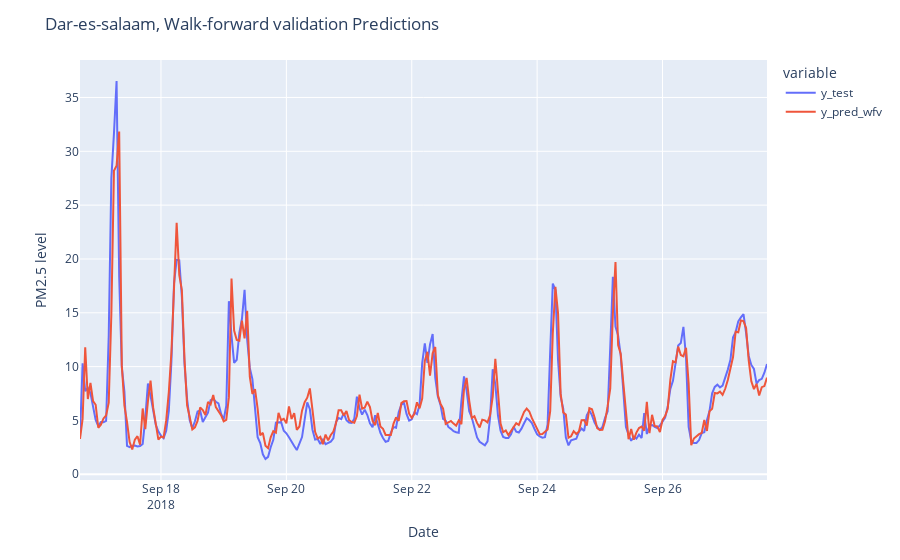

The code cell stored with this chart in its notebook:
### Markdown cell above
## Results

### Code cell
df_test = pd.DataFrame({'y_test': y_test, 'y_pred_wfv': y_pred_wfv})

fig = px.line(df_test)
fig.update_layout(
    title= 'Dar-es-salaam, Walk-forward validation Predictions',
    xaxis_title = 'Date',
    yaxis_title= 'PM2.5 level'   
)
fig.show()

### Figure 1 — Plotly figure (JSON) as saved in the notebook; plotly's stock layout.template omitted (floating-point values rounded to 4 significant figures; data arrays with more than 128 entries replaced by an {"elided": "..."} marker saying what was removed)
{"data": [{"hovertemplate": "variable=y_test<br>timestamp=%{x}<br>value=%{y}<extra></extra>", "legendgroup": "y_test", "line": {"color": "#636efa", "dash": "solid"}, "marker": {"symbol": "circle"}, "mode": "lines", "name": "y_test", "orientation": "v", "showlegend": true, "type": "scatter", "x": {"elided": "264 str values"}, "xaxis": "x", "y": {"elided": "264 float values"}, "yaxis": "y"}, {"hovertemplate": "variable=y_pred_wfv<br>timestamp=%{x}<br>value=%{y}<extra></extra>", "legendgroup": "y_pred_wfv", "line": {"color": "#EF553B", "dash": "solid"}, "marker": {"symbol": "circle"}, "mode": "lines", "name": "y_pred_wfv", "orientation": "v", "showlegend": true, "type": "scatter", "x": {"elided": "264 str values"}, "xaxis": "x", "y": {"elided": "264 float values"}, "yaxis": "y"}], "layout": {"legend": {"title": {"text": "variable"}, "tracegroupgap": 0}, "margin": {"t": 60}, "title": {"text": "Dar-es-salaam, Walk-forward validation Predictions"}, "xaxis": {"anchor": "y", "domain": [0, 1], "title": {"text": "Date"}}, "yaxis": {"anchor": "x", "domain": [0, 1], "title": {"text": "PM2.5 level"}}}}
